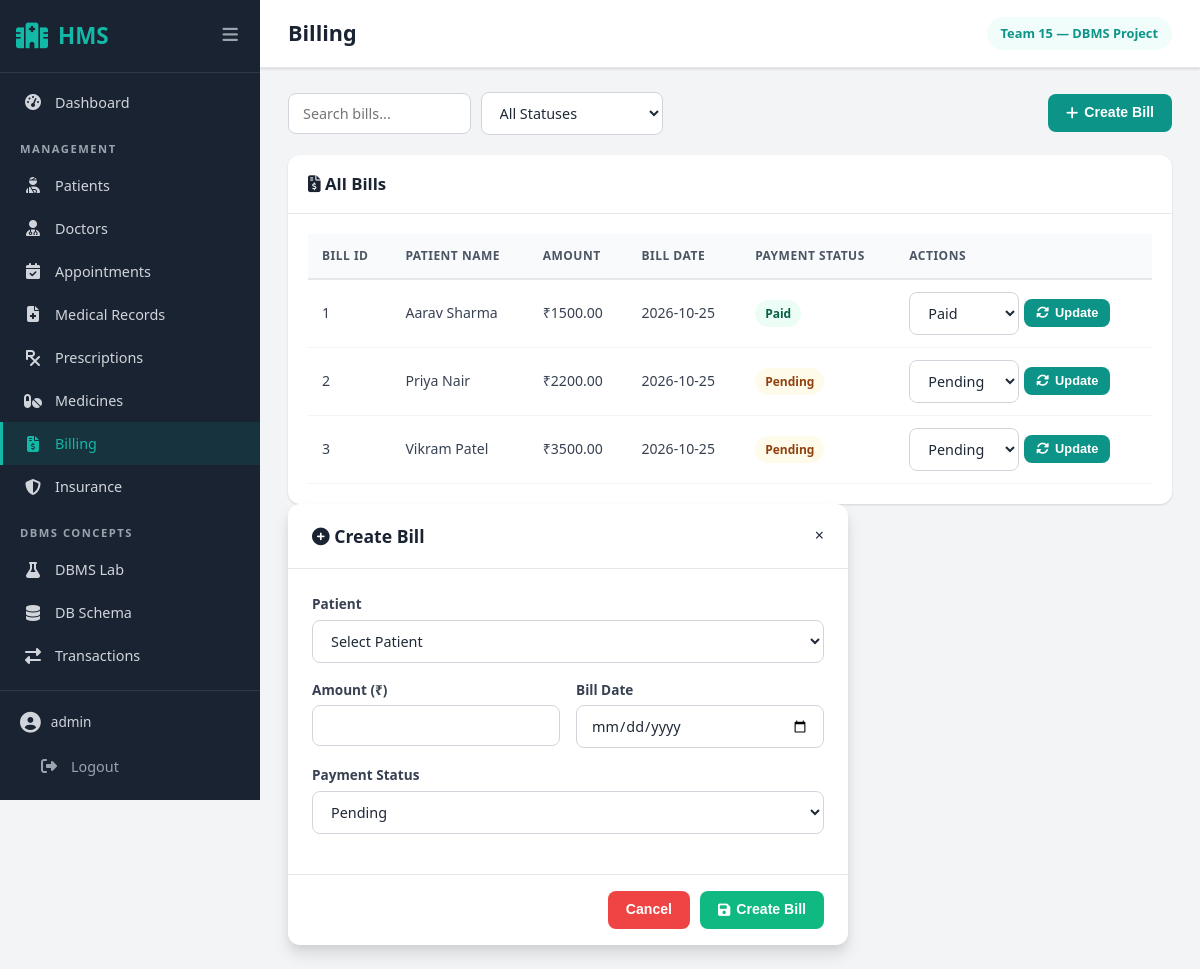
The app's page /billing (signed in) with its own data.
### tables this page shows
CREATE TABLE Bill (
        Bill_ID         INTEGER PRIMARY KEY AUTOINCREMENT,
        Patient_ID      INTEGER NOT NULL,
        Amount          REAL NOT NULL CHECK(Amount >= 0),
        Bill_Date       TEXT NOT NULL,
        Payment_Status  TEXT NOT NULL DEFAULT 'Pending'
                        CHECK(Payment_Status IN ('Pending', 'Paid', 'Overdue')),
        FOREIGN KEY (Patient_ID) REFERENCES Patient(Patient_ID)
    );

CREATE TABLE Patient (
        Patient_ID  INTEGER PRIMARY KEY AUTOINCREMENT,
        Name        TEXT NOT NULL,
        Age         INTEGER NOT NULL CHECK(Age > 0 AND Age < 150),
        Gender      TEXT NOT NULL CHECK(Gender IN ('Male', 'Female', 'Other')),
        Phone       TEXT NOT NULL,
        Address     TEXT NOT NULL
    );

### app.py (the view)
@app.route('/billing')
@login_required
def billing():
    db = get_connection()
    search = request.args.get('search', '').strip()
    status_filter = request.args.get('status', '').strip()
    query = """
        SELECT b.*, p.Name AS patient_name
        FROM Bill b JOIN Patient p ON b.Patient_ID = p.Patient_ID
        WHERE 1=1
    """
    params = []
    if search:
        query += " AND p.Name LIKE ?"
        params.append(f'%{search}%')
    if status_filter:
        query += " AND b.Payment_Status = ?"
        params.append(status_filter)
    query += " ORDER BY b.Bill_Date DESC"
    bills = db.execute(query, params).fetchall()
    patients_list = db.execute("SELECT Patient_ID, Name FROM Patient ORDER BY Name").fetchall()
    return render_template('billing.html', bills=bills, patients=patients_list,
                           search=search, status_filter=status_filter)

### app.py (called while the page is built)
def login_required(f):
    @wraps(f)
    def decorated(*args, **kwargs):
        if 'user_id' not in session:
            flash('Please log in to access this page.', 'warning')
            return redirect(url_for('login'))
        return f(*args, **kwargs)
    return decorated

def get_connection():
    if 'db' not in g:
        g.db = get_db()
    return g.db

@app.teardown_appcontext
def close_connection(exception):
    db = g.pop('db', None)
    if db is not None:
        db.close()

### database.py (called while the page is built)
def get_db():
    conn = sqlite3.connect(DATABASE_PATH)
    conn.row_factory = sqlite3.Row
    conn.execute("PRAGMA foreign_keys = ON;")
    return conn

### templates/billing.html (shortened to what this page needs)
{% extends "base.html" %}
{% block page_title %}Billing{% endblock %}
{% block content %}
<div class="search-bar" style="display: flex; justify-content: space-between; align-items: center; margin-bottom: 20px; flex-wrap: wrap; gap: 10px;">
    <div class="filter-bar" style="display: flex; gap: 10px; align-items: center;">
        <input type="text" id="searchInput" class="form-control" placeholder="Search bills..." onkeyup="filterTable()" style="max-width: 300px;">
        <select id="statusFilter" class="form-control" onchange="filterTable()" style="max-width: 200px;">
            <option value="All">All Statuses</option>
        </select>
    </div>
    <button class="btn btn-primary" onclick="document.getElementById('addModal').style.display='flex'">
        <i class="fas fa-plus"></i> Create Bill
    </button>
</div>
{% if bills %}
<div class="card">
    <div class="card-header">
        <h3><i class="fas fa-file-invoice-dollar"></i> All Bills</h3>
    </div>
    <div class="card-body">
        <table class="data-table" id="billTable">
            <thead>
                <tr>
                    <th>Bill ID</th>
                    <th>Patient Name</th>
                    <th>Amount</th>
                    <th>Bill Date</th>
                    <th>Payment Status</th>
                    <th>Actions</th>
                </tr>
            </thead>
            <tbody>
                {% for b in bills %}
                <tr data-status="{{ b.Payment_Status }}">
                    <td>{{ b.Bill_ID }}</td>
                    <td>{{ b.patient_name }}</td>
                    <td>₹{{ "%.2f"|format(b.Amount) }}</td>
                    <td>{{ b.Bill_Date }}</td>
                    <td>
                        {% if b.Payment_Status == 'Paid' %}
                            <span class="badge badge-success">Paid</span>
                        {% elif b.Payment_Status == 'Pending' %}
                            <span class="badge badge-warning">Pending</span>
                        {% elif b.Payment_Status == 'Overdue' %}
                            <span class="badge badge-danger">Overdue</span>
                        {% else %}
                            <span class="badge badge-info">{{ b.Payment_Status }}</span>
                        {% endif %}
                    </td>
                    <td>
                        <form action="{{ url_for('update_bill_status', bill_id=b.Bill_ID) }}" method="POST" style="display: flex; gap: 5px; align-items: center;">
                            <select name="payment_status" class="form-control" style="width: auto; min-width: 110px;">
                                <option value="Pending" {% if b.Payment_Status == 'Pending' %}selected{% endif %}>Pending</option>
                                <option value="Paid" {% if b.Payment_Status == 'Paid' %}selected{% endif %}>Paid</option>
                            </select>
                            <button type="submit" class="btn btn-sm btn-primary">
                                <i class="fas fa-sync-alt"></i> Update
                            </button>
                        </form>
                    </td>
                </tr>
                {% endfor %}
            </tbody>
        </table>
    </div>
</div>
{% else %}
<div class="empty-state">
    <i class="fas fa-file-invoice-dollar" style="font-size: 48px; color: #ccc; margin-bottom: 15px;"></i>
    <h3>No Bills Found</h3>
    <p>Click "Create Bill" to generate your first bill.</p>
</div>
{% endif %}
<div class="modal" id="addModal">
    <div class="modal-content">
        <div class="modal-header">
            <h3><i class="fas fa-plus-circle"></i> Create Bill</h3>
            <span class="close" onclick="document.getElementById('addModal').style.display='none'">&times;</span>
        </div>
        <form action="{{ url_for('add_bill') }}" method="POST">
            <div class="modal-body">
                <div class="form-group">
                    <label for="patient_id">Patient</label>
                    <select id="patient_id" name="patient_id" class="form-control" required>
                        <option value="">Select Patient</option>
                    </select>
                </div>
                <div class="form-row">
                    <div class="form-group">
                        <label for="amount">Amount (₹)</label>
                        <input type="number" id="amount" name="amount" class="form-control" step="0.01" min="0" required>
                    </div>
                    <div class="form-group">
                        <label for="bill_date">Bill Date</label>
                        <input type="date" id="bill_date" name="bill_date" class="form-control" required>
                    </div>
                </div>
                <div class="form-group">
                    <label for="payment_status">Payment Status</label>
                    <select id="payment_status" name="payment_status" class="form-control" required>
                        <option value="Pending">Pending</option>
                    </select>
                </div>
            </div>
            <div class="modal-footer">
                <button type="button" class="btn btn-danger" onclick="document.getElementById('addModal').style.display='none'">Cancel</button>
                <button type="submit" class="btn btn-success"><i class="fas fa-save"></i> Create Bill</button>
            </div>
        </form>
    </div>
</div>
{% endblock %}

### static/css/style.css (style rules this page uses)
*, *::before, *::after { box-sizing: border-box; margin: 0; padding: 0; }
:root { --navy: #1a2332; --navy-light: #2c3e6b; --teal: #0d9488; --teal-light: #14b8a6; --teal-bg: #f0fdfa; --white: #ffffff; --gray-50: #f9fafb; --gray-100: #f3f4f6; --gray-200: #e5e7eb; --gray-300: #d1d5db; --gray-400: #9ca3af; --gray-500: #6b7280; --gray-600: #4b5563; --gray-700: #374151; --gray-800: #1f2937; --green: #10b981; --green-bg: #ecfdf5; --red: #ef4444; --red-bg: #fef2f2; --yellow: #f59e0b; --yellow-bg: #fffbeb; --blue: #3b82f6; --blue-bg: #eff6ff; --purple: #8b5cf6; --sidebar-w: 260px; --sidebar-collapsed: 70px; --radius: 12px; --radius-sm: 8px; --shadow: 0 1px 3px rgba(0,0,0,0.08), 0 1px 2px rgba(0,0,0,0.06); --shadow-md: 0 4px 6px rgba(0,0,0,0.07), 0 2px 4px rgba(0,0,0,0.06); --shadow-lg: 0 10px 15px rgba(0,0,0,0.1), 0 4px 6px rgba(0,0,0,0.05); --transition: 0.2s ease; }
body { font-family: 'Segoe UI', system-ui, -apple-system, sans-serif; background: var(--gray-100); color: var(--gray-800); line-height: 1.6; min-height: 100vh; }
.card { background: var(--white); border-radius: var(--radius); box-shadow: var(--shadow); overflow: hidden; transition: box-shadow var(--transition); }
.card-header { padding: 16px 20px; border-bottom: 1px solid var(--gray-200); display: flex; align-items: center; justify-content: space-between; gap: 12px; }
.card-header h2, .card-header h3 { font-size: 1.05rem; font-weight: 700; color: var(--navy); }
.card-body { padding: 20px; }
.data-table { width: 100%; border-collapse: collapse; font-size: 0.88rem; }
.data-table th { background: var(--gray-50); padding: 12px 14px; text-align: left; font-weight: 600; color: var(--gray-600); border-bottom: 2px solid var(--gray-200); white-space: nowrap; text-transform: uppercase; font-size: 0.75rem; letter-spacing: 0.5px; }
.data-table td { padding: 12px 14px; border-bottom: 1px solid var(--gray-100); color: var(--gray-700); vertical-align: middle; }
.badge { padding: 4px 10px; border-radius: 20px; font-size: 0.75rem; font-weight: 600; display: inline-flex; align-items: center; gap: 4px; }
.badge-success { background: var(--green-bg); color: #065f46; }
.badge-warning { background: var(--yellow-bg); color: #92400e; }
.btn { padding: 9px 18px; border: none; border-radius: var(--radius-sm); font-size: 0.88rem; font-weight: 600; cursor: pointer; display: inline-flex; align-items: center; gap: 6px; transition: var(--transition); text-decoration: none; line-height: 1.4; }
.btn-primary { background: var(--teal); color: var(--white); }
.btn-success { background: var(--green); color: var(--white); }
.btn-danger { background: var(--red); color: var(--white); }
.btn-sm { padding: 5px 12px; font-size: 0.8rem; }
.form-group { margin-bottom: 16px; }
.form-group label { display: block; font-size: 0.85rem; font-weight: 600; color: var(--gray-700); margin-bottom: 5px; }
.form-control { width: 100%; padding: 10px 14px; border: 1.5px solid var(--gray-300); border-radius: var(--radius-sm); font-size: 0.9rem; color: var(--gray-800); transition: var(--transition); background: var(--white); font-family: inherit; }
select.form-control { cursor: pointer; }
.form-row { display: grid; grid-template-columns: repeat(auto-fit, minmax(200px, 1fr)); gap: 16px; }
.modal { background: var(--white); border-radius: var(--radius); width: 95%; max-width: 560px; max-height: 90vh; overflow-y: auto; box-shadow: var(--shadow-lg); animation: scaleIn 0.25s ease; }
.modal-header { padding: 18px 24px; border-bottom: 1px solid var(--gray-200); display: flex; align-items: center; justify-content: space-between; }
.modal-header h3 { font-size: 1.1rem; color: var(--navy); }
.modal-body { padding: 24px; }
.modal-footer { padding: 16px 24px; border-top: 1px solid var(--gray-200); display: flex; justify-content: flex-end; gap: 10px; }

### records on screen
Bill: Bill_ID "1", patient_name "Aarav Sharma", Amount "1500.00", Bill_Date "2026-10-25", shows "Paid", payment_status "Paid"
Bill: Bill_ID "2", patient_name "Priya Nair", Amount "2200.00", Bill_Date "2026-10-25", shows "Pending", payment_status "Pending"
Bill: Bill_ID "3", patient_name "Vikram Patel", Amount "3500.00", Bill_Date "2026-10-25", shows "Pending", payment_status "Pending"

### other values on screen
{{ session.get('username', 'Admin') }} "admin"
